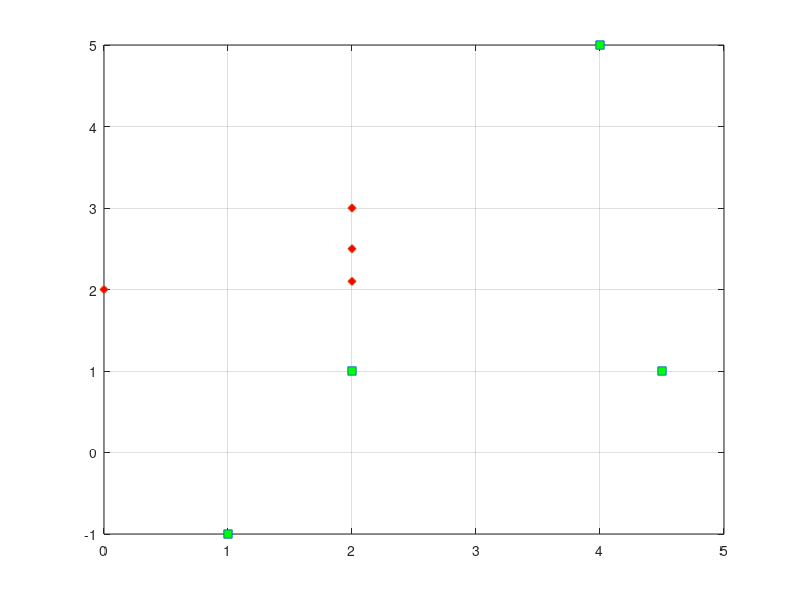

Source code (MATLAB): (Note: this script raises an error after producing the figure.)
clc
clear
%TASK_1
w1 = [2 1; 1 -1; 4 5; 4.5 1];
w2 = [2 2.5; 0 2 ; 2 3; 2 2.1];

plot(w1(:,1),w1(:,2),'s','MarkerFaceColor','g');
hold on;
grid on;
plot(w2(:,1),w2(:,2),'d','MarkerFaceColor','r');

%TASK_2

y11 = [ w1(1,1)*w1(1,1) w1(1,2)*w1(1,2) w1(1,1)*w1(1,2) w1(1,1) w1(1,2) 1];
y12 = [ w1(2,1)*w1(2,1) w1(2,2)*w1(2,2) w1(2,1)*w1(2,2) w1(2,1) w1(2,2) 1];
y13 = [ w1(3,1)*w1(3,1) w1(3,2)*w1(3,2) w1(3,1)*w1(3,2) w1(3,1) w1(3,2) 1];

y21 = [ -w2(1,1)*w2(1,1) -w2(1,2)*w2(1,2) -w2(1,1)*w2(1,2) -w2(1,1) -w2(1,2) -1];
y22 = [ -w2(2,1)*w2(2,1) -w2(2,2)*w2(2,2) -w2(2,1)*w2(2,2) -w2(2,1) -w2(2,2) -1];
y23 = [ -w2(3,1)*w2(3,1) -w2(3,2)*w2(3,2) -w2(3,1)*w2(3,2) -w2(3,1) -w2(3,2) -1];

y = [y11; y12; y13; y21; y22; y23;]




%TASK_3(ONE AT A TIME)

a = 1;
count = 0;
f = 0;
w = ones(1,6);
for j = 1:100000
    f=0;
    count = count+1;
    for j = 1:6
    g = y(j,:)*w' ;
        if g < 0
            w = w + a * y(j,:);
        else
            f = f + 1;
        end;
    end;
    
    if (f == 6)
        break ;
    end;
end
fprintf('W: %f %f %f %f %f %f\n',w);
fprintf('Counter is at %d\n', count);


%TASK_3(MANY AT A TIME)


a= 1;
f = 0;
count = 0;
temp = 0;
w = ones(1,6);


for i = 1:100000
    count = count + 1;
    f = 0;
    for j = 1:6
        g = y(j,:)*w' ;
        if g < 0
            temp = temp + y(j, :);
        else
            f = f + 1;
        end;
    end;
    if (f == 6)
        break ;
    end;
	w = w + a * temp;
end;
fprintf('W: %f %f %f %f %f %f\n',w);
fprintf('counter is at %d\n', count);


%TASK_4

syms x1 x2;
s=sym(w(1)*x1*x1+w(2)*x2*x2+w(3)*x1*x2+w(4)*x1+w(5)*x2+w(6));
s2=solve(s,x2);
xvals1=(-10:0.01:10);
xvals2(1,:)=subs(s2(2),x1,xvals1);
plot(xvals1,xvals2(1,:),'k');
grid on,hold,